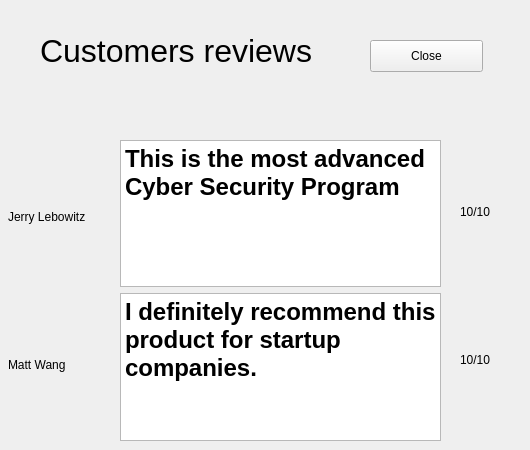
      <widget class="QWidget" name="Customersreview">
       <widget class="QLabel" name="label_3">
        <property name="geometry">
         <rect>
          <x>40</x>
          <y>30</y>
          <width>361</width>
          <height>41</height>
         </rect>
        </property>
        <property name="font">
         <font>
          <pointsize>24</pointsize>
         </font>
        </property>
        <property name="text">
         <string>Customers reviews</string>
        </property>
       </widget>
       <widget class="QPushButton" name="closebtn">
        <property name="geometry">
         <rect>
          <x>370</x>
          <y>40</y>
          <width>113</width>
          <height>32</height>
         </rect>
        </property>
        <property name="text">
         <string>Close</string>
        </property>
       </widget>
       <widget class="QWidget" name="layoutWidget">
        <property name="geometry">
         <rect>
          <x>8</x>
          <y>145</y>
          <width>101</width>
          <height>291</height>
         </rect>
        </property>
        <layout class="QVBoxLayout" name="verticalLayout_6">
         <item>
          <widget class="QLabel" name="Customerone">
           <property name="text">
            <string>Jerry Lebowitz</string>
           </property>
          </widget>
         </item>
         <item>
          <widget class="QLabel" name="Customertwo">
           <property name="text">
            <string>Matt Wang</string>
           </property>
          </widget>
         </item>
        </layout>
       </widget>
       <widget class="QWidget" name="layoutWidget">
        <property name="geometry">
         <rect>
          <x>120</x>
          <y>140</y>
          <width>321</width>
          <height>301</height>
         </rect>
        </property>
        <layout class="QVBoxLayout" name="verticalLayout_7">
         <item>
          <widget class="QTextBrowser" name="reviewone">
           <property name="html">
            <string>&lt;!DOCTYPE HTML PUBLIC &quot;-//W3C//DTD HTML 4.0//EN&quot; &quot;http://www.w3.org/TR/REC-html40/strict.dtd&quot;&gt;
&lt;html&gt;&lt;head&gt;&lt;meta name=&quot;qrichtext&quot; content=&quot;1&quot; /&gt;&lt;style type=&quot;text/css&quot;&gt;
p, li { white-space: pre-wrap; }
&lt;/style&gt;&lt;/head&gt;&lt;body style=&quot; font-family:'.SF NS Text'; font-size:13pt; font-weight:400; font-style:normal;&quot;&gt;
&lt;p style=&quot; margin-top:0px; margin-bottom:0px; margin-left:0px; margin-right:0px; -qt-block-indent:0; text-indent:0px;&quot;&gt;&lt;span style=&quot; font-size:18pt; font-weight:600;&quot;&gt;This is the most advanced Cyber Security Program&lt;/span&gt;&lt;/p&gt;&lt;/body&gt;&lt;/html&gt;</string>
           </property>
          </widget>
         </item>
         <item>
          <widget class="QTextBrowser" name="review2">
           <property name="html">
            <string>&lt;!DOCTYPE HTML PUBLIC &quot;-//W3C//DTD HTML 4.0//EN&quot; &quot;http://www.w3.org/TR/REC-html40/strict.dtd&quot;&gt;
&lt;html&gt;&lt;head&gt;&lt;meta name=&quot;qrichtext&quot; content=&quot;1&quot; /&gt;&lt;style type=&quot;text/css&quot;&gt;
p, li { white-space: pre-wrap; }
&lt;/style&gt;&lt;/head&gt;&lt;body style=&quot; font-family:'.SF NS Text'; font-size:13pt; font-weight:400; font-style:normal;&quot;&gt;
&lt;p style=&quot; margin-top:0px; margin-bottom:0px; margin-left:0px; margin-right:0px; -qt-block-indent:0; text-indent:0px;&quot;&gt;&lt;span style=&quot; font-size:18pt; font-weight:600;&quot;&gt;I definitely recommend this product for startup companies.&lt;/span&gt;&lt;/p&gt;&lt;/body&gt;&lt;/html&gt;</string>
           </property>
          </widget>
         </item>
        </layout>
       </widget>
       <widget class="QWidget" name="layoutWidget">
        <property name="geometry">
         <rect>
          <x>460</x>
          <y>140</y>
          <width>61</width>
          <height>291</height>
         </rect>
        </property>
        <layout class="QVBoxLayout" name="verticalLayout_8">
         <item>
          <widget class="QLabel" name="label_4">
           <property name="text">
            <string>10/10</string>
           </property>
          </widget>
         </item>
         <item>
          <widget class="QLabel" name="ratingtwo">
           <property name="text">
            <string>10/10</string>
           </property>
          </widget>
         </item>
        </layout>
       </widget>
      </widget>
